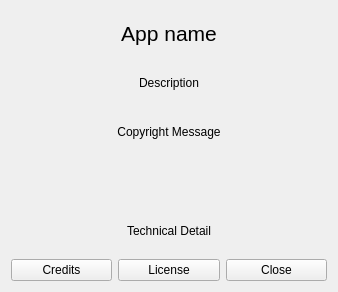
<?xml version="1.0" encoding="UTF-8"?>
<ui version="4.0">
 <class>AboutPage</class>
 <widget class="QWidget" name="AboutPage">
  <property name="geometry">
   <rect>
    <x>0</x>
    <y>0</y>
    <width>338</width>
    <height>292</height>
   </rect>
  </property>
  <property name="windowTitle">
   <string notr="true">About Page</string>
  </property>
  <layout class="QVBoxLayout" name="verticalLayout">
   <item>
    <widget class="QLabel" name="appName">
     <property name="font">
      <font>
       <pointsize>16</pointsize>
      </font>
     </property>
     <property name="text">
      <string>App name</string>
     </property>
     <property name="alignment">
      <set>Qt::AlignCenter</set>
     </property>
    </widget>
   </item>
   <item>
    <widget class="QLabel" name="appDescription">
     <property name="text">
      <string>Description</string>
     </property>
     <property name="alignment">
      <set>Qt::AlignCenter</set>
     </property>
    </widget>
   </item>
   <item>
    <widget class="QLabel" name="copyrightMessage">
     <property name="text">
      <string>Copyright Message</string>
     </property>
     <property name="alignment">
      <set>Qt::AlignCenter</set>
     </property>
    </widget>
   </item>
   <item>
    <widget class="QLabel" name="logoImage">
     <property name="text">
      <string/>
     </property>
     <property name="pixmap">
      <pixmap resource="../res/resources.qrc">:/icons/icons/icon.ico</pixmap>
     </property>
     <property name="alignment">
      <set>Qt::AlignCenter</set>
     </property>
    </widget>
   </item>
   <item>
    <widget class="QLabel" name="technicalDetail">
     <property name="text">
      <string>Technical Detail</string>
     </property>
     <property name="alignment">
      <set>Qt::AlignCenter</set>
     </property>
    </widget>
   </item>
   <item>
    <layout class="QHBoxLayout" name="horizontalLayout">
     <item>
      <widget class="QPushButton" name="creditsButton">
       <property name="text">
        <string>Credits</string>
       </property>
      </widget>
     </item>
     <item>
      <widget class="QPushButton" name="licenseButton">
       <property name="text">
        <string>License</string>
       </property>
      </widget>
     </item>
     <item>
      <widget class="QPushButton" name="closeButton">
       <property name="text">
        <string>Close</string>
       </property>
      </widget>
     </item>
    </layout>
   </item>
  </layout>
 </widget>
 <resources>
  <include location="../res/resources.qrc"/>
 </resources>
 <connections>
  <connection>
   <sender>creditsButton</sender>
   <signal>clicked()</signal>
   <receiver>AboutPage</receiver>
   <slot>showContributorsPage()</slot>
   <hints>
    <hint type="sourcelabel">
     <x>59</x>
     <y>306</y>
    </hint>
    <hint type="destinationlabel">
     <x>164</x>
     <y>172</y>
    </hint>
   </hints>
  </connection>
  <connection>
   <sender>licenseButton</sender>
   <signal>clicked()</signal>
   <receiver>AboutPage</receiver>
   <slot>showLicensePage()</slot>
   <hints>
    <hint type="sourcelabel">
     <x>164</x>
     <y>306</y>
    </hint>
    <hint type="destinationlabel">
     <x>164</x>
     <y>172</y>
    </hint>
   </hints>
  </connection>
  <connection>
   <sender>closeButton</sender>
   <signal>clicked()</signal>
   <receiver>AboutPage</receiver>
   <slot>close()</slot>
   <hints>
    <hint type="sourcelabel">
     <x>269</x>
     <y>306</y>
    </hint>
    <hint type="destinationlabel">
     <x>164</x>
     <y>172</y>
    </hint>
   </hints>
  </connection>
 </connections>
 <slots>
  <slot>showLicensePage()</slot>
  <slot>showContributorsPage()</slot>
 </slots>
</ui>
